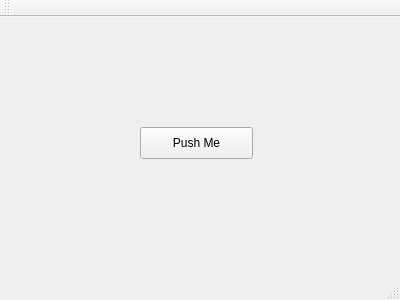
<?xml version="1.0" encoding="UTF-8"?>
<ui version="4.0">
 <class>MainWindow</class>
 <widget class="QMainWindow" name="MainWindow">
  <property name="geometry">
   <rect>
    <x>0</x>
    <y>0</y>
    <width>400</width>
    <height>300</height>
   </rect>
  </property>
  <property name="windowTitle">
   <string>MainWindow</string>
  </property>
  <widget class="QWidget" name="centralWidget">
   <widget class="QPushButton" name="pushButton">
    <property name="geometry">
     <rect>
      <x>140</x>
      <y>110</y>
      <width>113</width>
      <height>32</height>
     </rect>
    </property>
    <property name="text">
     <string>Push Me</string>
    </property>
   </widget>
   <widget class="QLabel" name="label">
    <property name="geometry">
     <rect>
      <x>160</x>
      <y>80</y>
      <width>70</width>
      <height>16</height>
     </rect>
    </property>
    <property name="text">
     <string/>
    </property>
   </widget>
  </widget>
  <widget class="QMenuBar" name="menuBar">
   <property name="geometry">
    <rect>
     <x>0</x>
     <y>0</y>
     <width>400</width>
     <height>22</height>
    </rect>
   </property>
  </widget>
  <widget class="QToolBar" name="mainToolBar">
   <attribute name="toolBarArea">
    <enum>TopToolBarArea</enum>
   </attribute>
   <attribute name="toolBarBreak">
    <bool>false</bool>
   </attribute>
  </widget>
  <widget class="QStatusBar" name="statusBar"/>
 </widget>
 <layoutdefault spacing="6" margin="11"/>
 <resources/>
 <connections/>
</ui>
